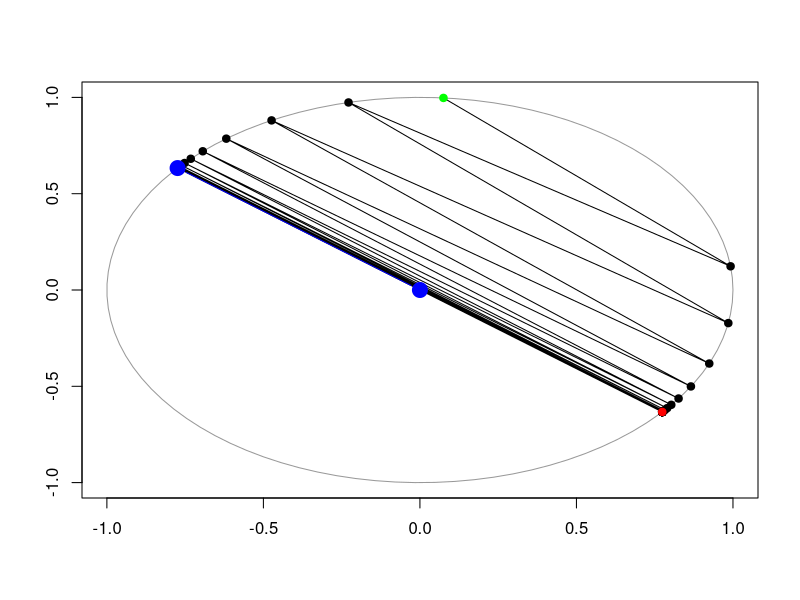

Source code (R):
## ---- chunk 1
knitr::opts_chunk$set(cache=TRUE)
## ---- chunk 2
A <- matrix(c(1, 2, 3, 4), nrow = 2, ncol = 2)
A

# Determinant
det(A)

# Rank
library(Matrix)
rankMatrix(A)

# Condition number
kappa(A)

# How to compute the trace?
sum(diag(A))

# Transpose
t(A)

# Inverse
solve(A)

A %*% solve(A) # CHECK
## ---- chunk 3
A <- matrix(c(1, 2, 3, 4), nrow = 2, ncol = 2)
B <- matrix(c(4, 3, 2, 1), nrow = 2, ncol = 2)

# Addition
A + B

# Scalar multiplication
3*A

# Matrix multiplication
A %*% B

# Hadamard product aka entrywise multiplication
A * B

# Matrix-vector product
vect <- c(1, 2)
A %*% vect

# BE CAREFUL: R recycles vectors
A * vect
## ---- chunk 4
A <- matrix(c(1, 0.5, 0.5, 1), nrow = 2)

result <- eigen(A)

names(result)

result$values

result$vectors

1/sqrt(2)
## ---- chunk 5
v1 <- c(1/sqrt(2), 1/sqrt(2))
v2 <- c(1/sqrt(2), -1/sqrt(2))

Lambda <- diag(c(1.5, 0.5))
P <- cbind(v1, v2)

P %*% Lambda %*% t(P)

# Now let's look at a random matrix----
A <- matrix(rnorm(3 * 3), ncol = 3, nrow = 3)
# Let's make it symmetric
A[lower.tri(A)] <- A[upper.tri(A)]
A

result <- eigen(A, symmetric = TRUE)
Lambda <- diag(result$values)
P <- result$vectors

P %*% Lambda %*% t(P)

# How to check if they are equal?
all.equal(A, P %*% Lambda %*% t(P))
## ---- chunk 6
A <- matrix(c(1, 0.5, 0.5, 1), nrow = 2)

# Eigenvalue method
result <- eigen(A)
Lambda <- diag(result$values)
P <- result$vectors
A_sqrt <- P %*% Lambda^0.5 %*% t(P)

all.equal(A, A_sqrt %*% A_sqrt) # CHECK

# Cholesky method
# It's upper triangular!
(L <- chol(A))

all.equal(A, t(L) %*% L) # CHECK
## ---- chunk 7
set.seed(123)

A <- matrix(rnorm(3*3), ncol = 3)
# Make A symmetric
A[lower.tri(A)] <- A[upper.tri(A)]

# Set initial value
v_current <- rnorm(3)
v_current <- v_current/norm(v_current, type = "2")
## ---- chunk 8
# We'll perform 100 iterations
for (i in seq_len(100)) {
  # Save result from previous iteration
  v_previous <- v_current
  # Compute matrix product
  numerator <- A %*% v_current
  # Normalize
  v_current <- numerator/norm(numerator, type = "2")
}

v_current

# Corresponding eigenvalue
num <- t(v_current) %*% A %*% v_current
denom <- t(v_current) %*% v_current
num/denom

# CHECK results
result <- eigen(A, symmetric = TRUE)
result$values[which.max(abs(result$values))]
result$vectors[,which.max(abs(result$values))]
## ---- chunk 9
set.seed(123)
p <- 2

A <- matrix(rnorm(p*p), ncol = p)
# Make A symmetric
A[lower.tri(A)] <- A[upper.tri(A)]

# Set initial value
v_current <- rnorm(p)
v_current <- v_current/norm(v_current, type = "2")
results <- matrix(NA, ncol = p, nrow = 100)

for (i in seq_len(100)) {
  results[i,] <- v_previous <- v_current
  # Compute matrix product
  numerator <- A %*% v_current
  # Normalize
  v_current <- numerator/norm(numerator, type = "2")
}

# Plot sequence
decomp <- eigen(A)
leading_vect <- decomp$vectors[,which.max(abs(decomp$values))]

theta_vect <- seq(0, 2*pi, length.out = 100)
x_circle <- cos(theta_vect)
y_circle <- sin(theta_vect)

plot(x_circle, y_circle, col = 'grey60', type = 'l',
     xlab = "", ylab = "")
lines(results[,1], results[,2])
points(results[,1], results[,2], pch = 19,
       col = c("green", rep("black", 98), "red"))
points(x = c(0, leading_vect[1]), y = c(0, leading_vect[2]), 
       col = 'blue', type = 'b', pch = 19, cex = 2)
## ---- chunk 10
set.seed(1234)
A <- matrix(rnorm(3 * 2), ncol = 2, nrow = 3)
result <- svd(A)
names(result)

result$d
result$u
result$v

D <- diag(result$d)
all.equal(A, result$u %*% D %*% t(result$v)) #CHECK
## ---- chunk 11
# Note: crossprod(A) == t(A) %*% A
#  tcrossprod(A) == A %*% t(A)
U <- eigen(tcrossprod(A))$vectors
V <- eigen(crossprod(A))$vectors

D <- matrix(0, nrow = 3, ncol = 2)
diag(D) <- result$d

all.equal(A, U %*% D %*% t(V)) # CHECK
## ---- chunk 12
# What went wrong?
# Recall that eigenvectors are unique 
# only up to a sign!

# These elements should all be positive
diag(t(U) %*% A %*% V)

# Therefore we need to multiply the 
# corresponding columns of U or V 
# (but not both!) by -1
cols_flip <- which(diag(t(U) %*% A %*% V) < 0)
V[,cols_flip] <- -V[,cols_flip]

all.equal(A, U %*% D %*% t(V)) # CHECK
